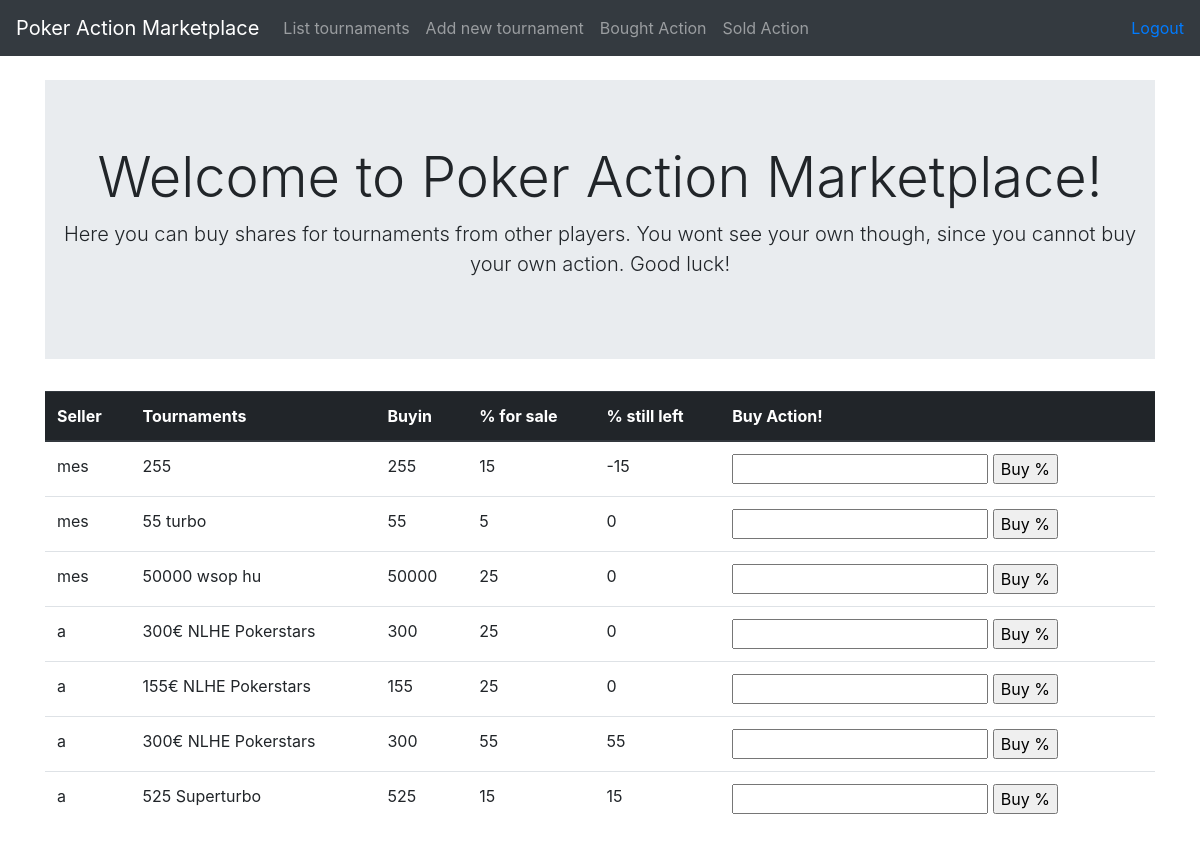
The app's page /tournaments/ (signed in), older data.
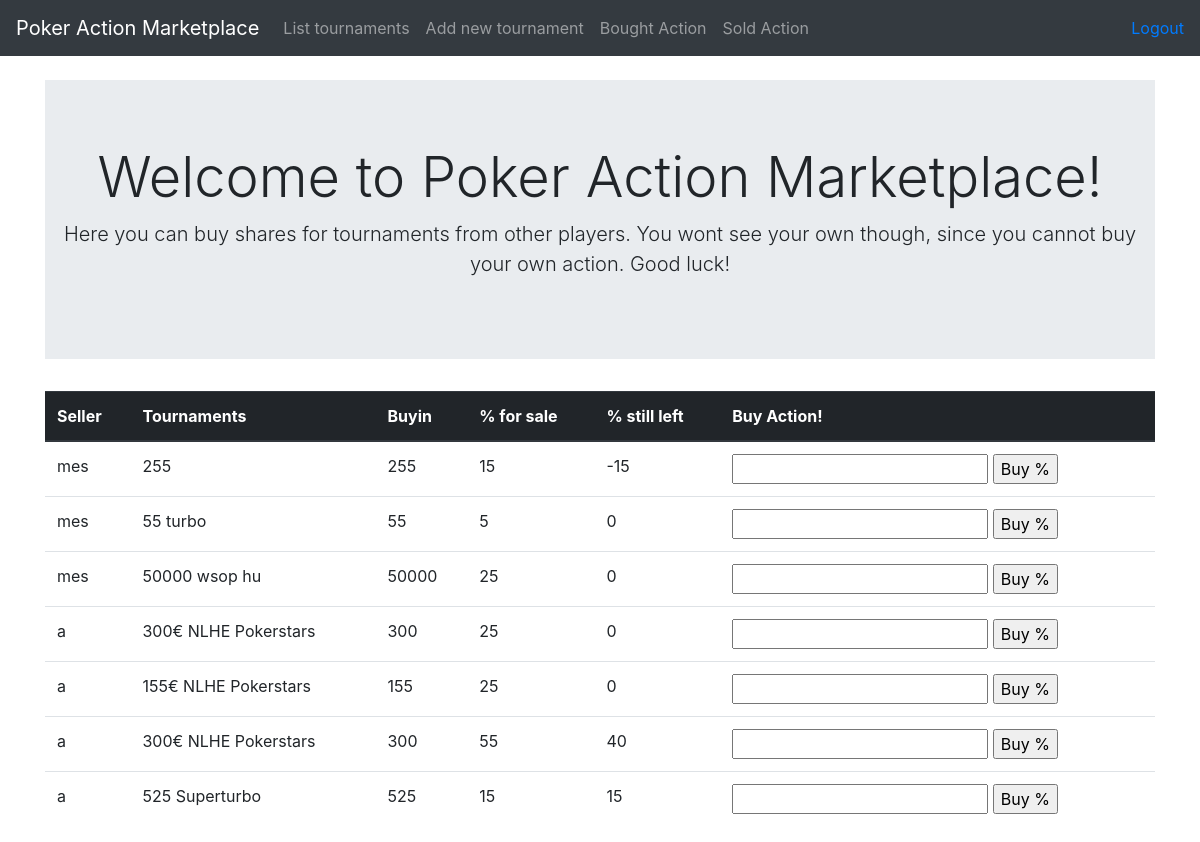
The same page, newer data.
### application/tournamentPackages/models.py (models this page shows, shortened)
class TournamentPackage(Base):
    tournament = db.Column(db.String(144), nullable=False)
    buyin = db.Column(db.Integer, nullable=False)
    pcttobesold = db.Column(db.Integer, nullable=False)
    pctleft = db.Column(db.Integer, nullable=False)
    account_id = db.Column(db.Integer, db.ForeignKey('account.id'), nullable=False)
    def __init__(self, tournament, buyin, pcttobesold):
        self.tournament = tournament
        self.buyin = buyin
        self.pcttobesold = pcttobesold
        self.pctleft = pcttobesold
        self.user = ''
        self.userid = ''
    @staticmethod
    def join_account_on_tournaments():
        stmt = text("SELECT * FROM tournament_package"
                    " LEFT JOIN account on tournament_package.account_id = account.id")
        res = db.engine.execute(stmt)
        tournaments = []
        for row in res:
            tournament = TournamentPackage(row[3], row[4], row[5])
            tournament.user = row[-2]
            tournament.id = row[0]
            tournament.userid = row[7]
            tournament.pctleft = row[6]
            if tournament.userid == current_user.id:
                continue
            tournaments.append(tournament)
        return tournaments

### application/tournamentPackages/views.py (the view)
@app.route('/tournaments/', methods=['GET'])
@login_required
def tournaments_index():
    tournaments = TournamentPackage.join_account_on_tournaments()
    tournaments.sort(key = lambda x: x.user, reverse=True)
    return render_template('tournaments/list.html', tournaments = tournaments)

### application/__init__.py (called while the page is built)
@login_manager.user_loader
def load_user(user_id):
    return User.query.get(user_id)

### application/templates/tournaments/list.html (shortened to what this page needs)
{% extends "layout.html" %}
{% block body %}
<div class="jumbotron jumbotron-fluid">
  <div class="container">
    <h1 class="display-4" align=center>Welcome to Poker Action Marketplace!</h1>
    <p class="lead" align=center>Here you can buy shares for tournaments from other players. You wont see your own though, since you cannot buy your own action. Good luck!</p>
  </div>
</div>
<table class="table">
  <thead class="thead-dark">
  <th scope="col">Seller</th>
  <th scope="col">Tournaments</th>
  <th scope="col">Buyin</th>
  <th scope="col">% for sale</th>
  <th scope="col">% still left</th>
  <th scope="col">Buy Action!</th>
  </thead>
  {% for tournament in tournaments %}
  <tr>
    <td>{{ tournament.user }}</td>
    <td>{{ tournament.tournament }}</td>
    <td>{{ tournament.buyin }}</td>
    <td>{{ tournament.pcttobesold }}</td>
    <td>{{ tournament.pctleft }}</td>
    <td><form method="POST", action="{{ url_for('tournaments_buy_percentage', tournament_id = tournament.id) }}">
      <input name="text">
      <input type="submit", value='Buy %'>
    </form></td>
  </tr>
{% endfor %}
</table>
{% endblock %}

Row changes from the older to the newer data that the page shows:
changed TournamentPackage (number 6 of 7 on the later page): pctleft "55" → "40"
